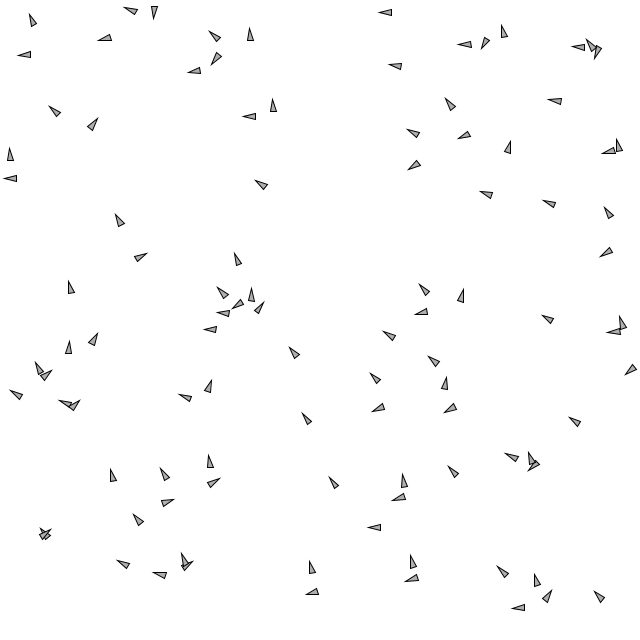
Frame 1 (no input)
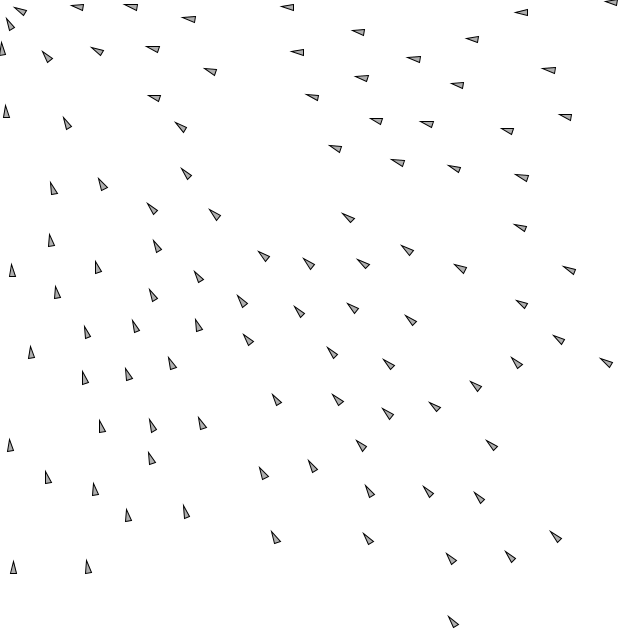
Frame 60 (the mouse pressed at the canvas centre just before this capture)
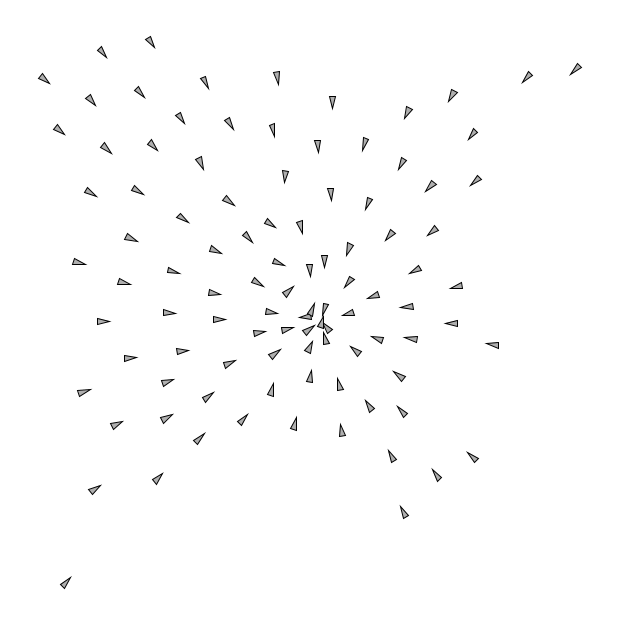
Frame 120 (the mouse held since frame 60 and released just before this capture)

The Processing sketch that drew these frames (run headless with seeded random() and noise(); from frame 60 on, the mouse is pressed at the canvas centre):

// Processing sketch: GroupSeparation
// ── GroupSeparation.pde
class Vehicle {
    PVector location, velocity, acceleration;
    float r;
    float maxSpeed; // maximum speed of vehicle
    float maxForce; // limits the turning power of vehicle

    Vehicle(float x, float y) {
        location = new PVector(x,y);
        velocity = new PVector(0,0);
        acceleration = new PVector(0,0);

        r = 3;
        maxSpeed = 2;
        maxForce = 0.1;
    }

    void update() {
        velocity.add(acceleration);
        velocity.limit(maxSpeed);
        location.add(velocity);
        acceleration.mult(0);
        checkBounds();
    }

    void applyBehaviors(ArrayList<Vehicle> vehicles) {
        PVector sep = separate(vehicles);
        PVector seek = seek(new PVector(mouseX, mouseY));
        //sep.mult(15);
        //seek.mult(0.5);
        applyForce(sep);
        applyForce(seek);
    }

    void applyForce(PVector f) {
        acceleration.add(f);
    }

    void checkBounds() {
        if(location.x < 0)
            location.x = width;
        if(location.x > width)
            location.x = 0;
        if(location.y < 0)
            location.y = height;
        if(location.y > height)
            location.y = 0;
    }

    PVector separate(ArrayList<Vehicle> others) {
        float desiredSeparation = 50;
        PVector sum = new PVector();
        PVector steer = new PVector();
        int count = 0;

        for(Vehicle v : others) {
            float d = PVector.dist(this.location, v.location);
            if(d > 0 && d < desiredSeparation) {
                PVector diff = PVector.sub(this.location, v.location);
                diff.normalize();
                diff.div(d);
                sum.add(diff);
                count++;
            }
        }

        if(count > 0) {
            // Get average vector after summing close vehicles
            sum.div(count);
            sum.setMag(maxSpeed);
            steer = PVector.sub(sum, velocity);
            steer.limit(maxForce);
        }

        return steer;
    }

    // Seeks a target location and calculates the difference in force needed to arrive
    PVector seek(PVector target) {
        PVector desired = PVector.sub(target, location);
        desired.normalize();
        desired.mult(maxSpeed);

        PVector steer = PVector.sub(desired, velocity);
        steer.limit(maxForce);
        return steer;
    }

    void display() {
      float theta = velocity.heading() + PI/2; // Vehicle is a triangle, rotate it 90 degrees to face right way  
      fill(175);
      stroke(0);
      pushMatrix();
      translate(location.x,location.y);
      rotate(theta);
      beginShape();
      vertex(0, -r*2);
      vertex(-r, r*2);
      vertex(r, r*2);
      endShape(CLOSE);
      popMatrix();
    }
}

ArrayList<Vehicle> vehicles;

void setup() {
    size(640, 640);
    vehicles = new ArrayList<Vehicle>();
    for(int i = 0; i < 100; i++) {
        vehicles.add(new Vehicle(random(width), random(height)));
    }
}

void draw() {
    background(255);
    for(Vehicle v : vehicles) {
        v.applyBehaviors(vehicles);
        v.update();
        v.display();
    }
}
